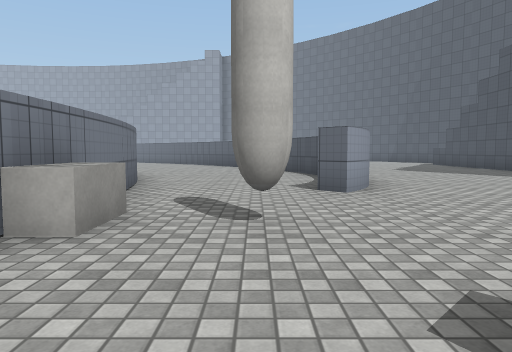
view 1 (above)

24 first-person views from a walk through a Unity game level. The camera is 1.2 m above the floor, tilts 4° down and sees 70° across. The floor is counted in squares, 2 m on a side. Each view is taken from the middle of a square. On the plan, view 1 faces up. The plan holds only what a view shows up to about 10 squares ahead; the rest is blank. The place goes on beyond the plan. Surface patterns are stand-ins for the level's own textures.

view 2
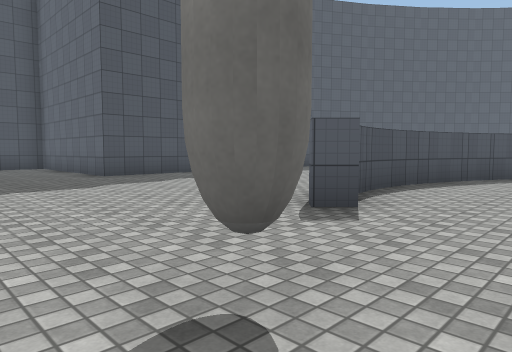

view 3
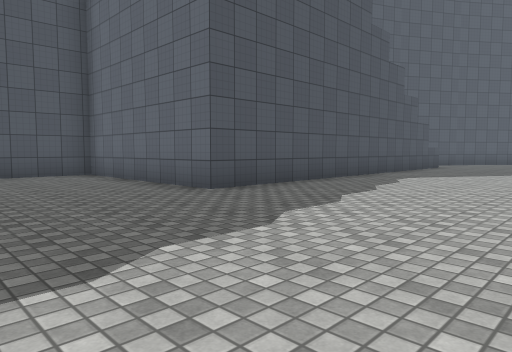

view 4
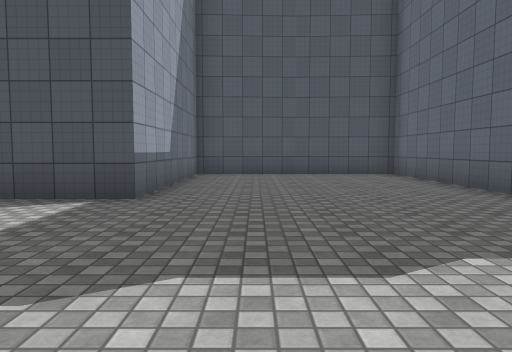

view 5
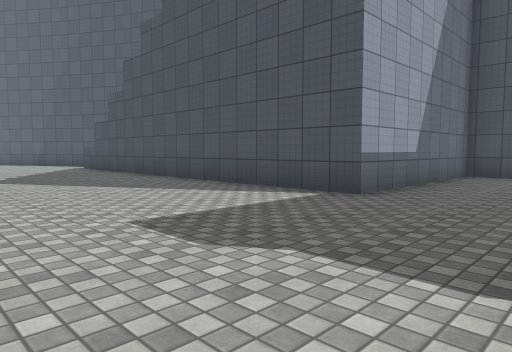

view 6
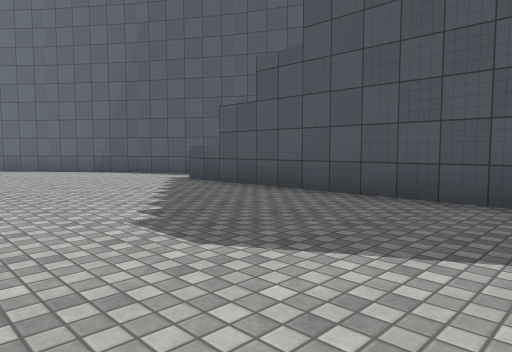

view 7
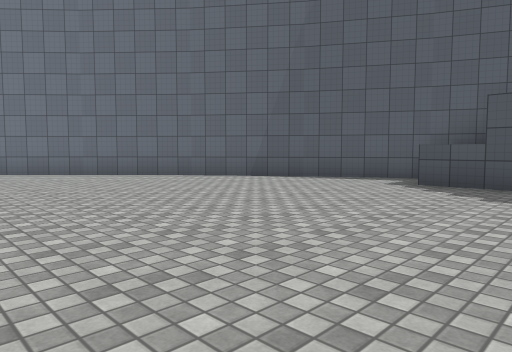

view 8
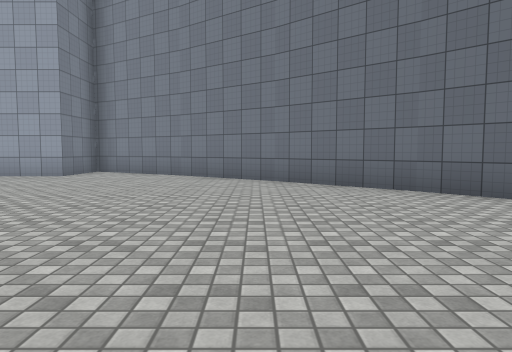

view 9
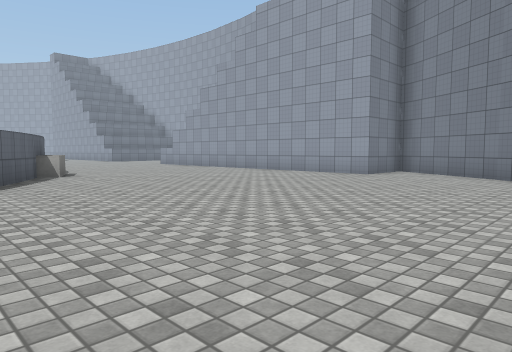

view 10
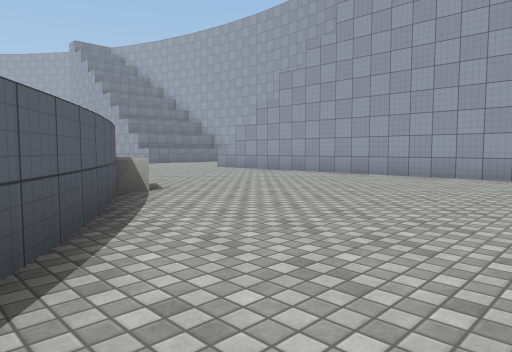

view 11
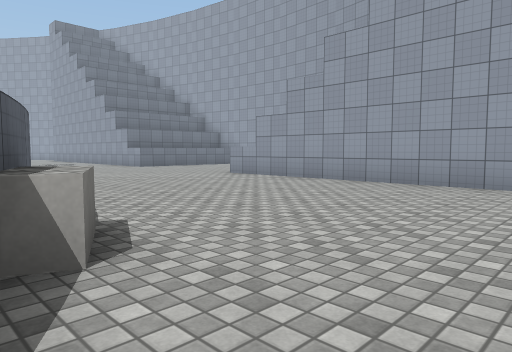

view 12
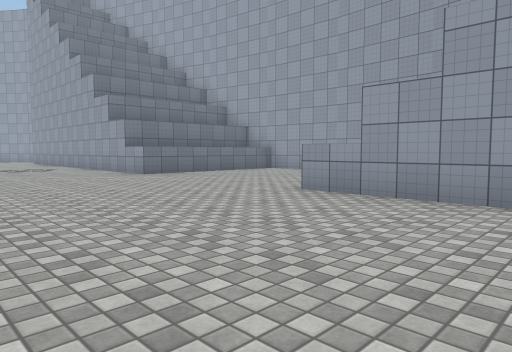

view 13
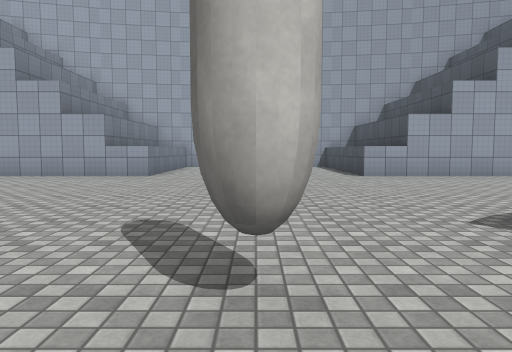

view 14
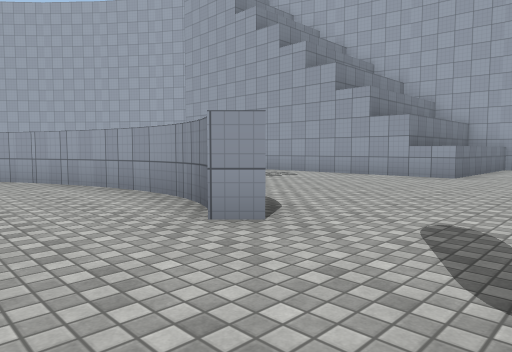

view 15
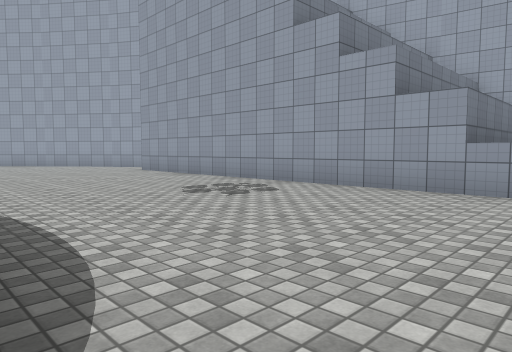

view 16
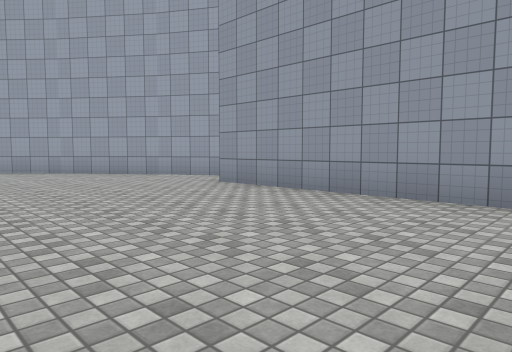

view 17
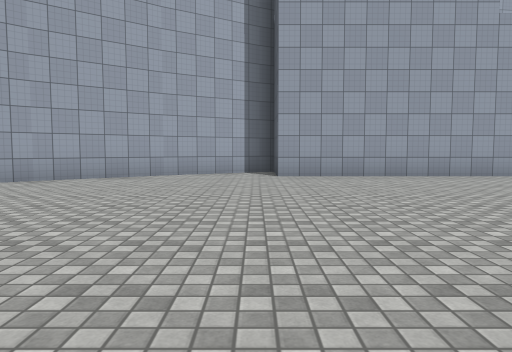

view 18
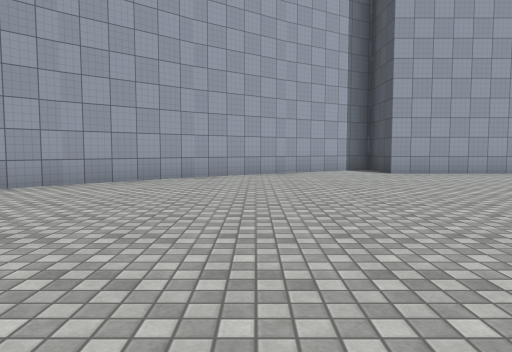

view 19
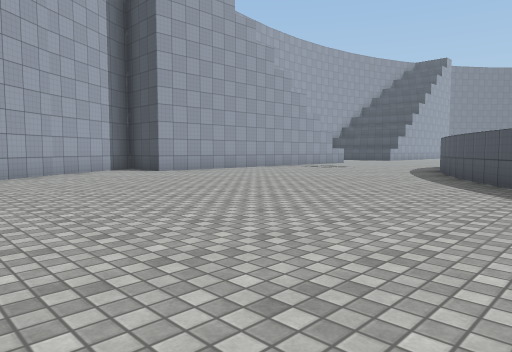

view 20
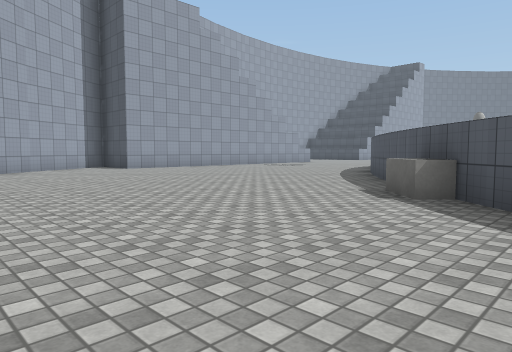

view 21
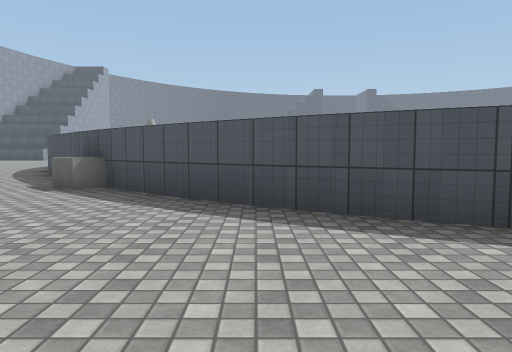

view 22
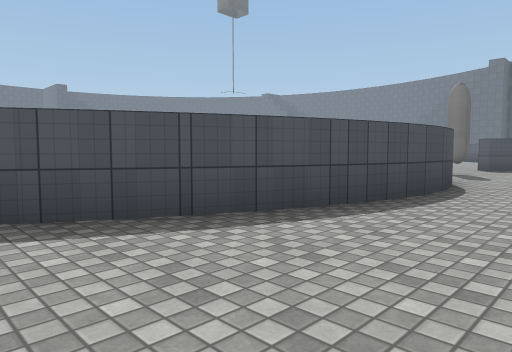

view 23
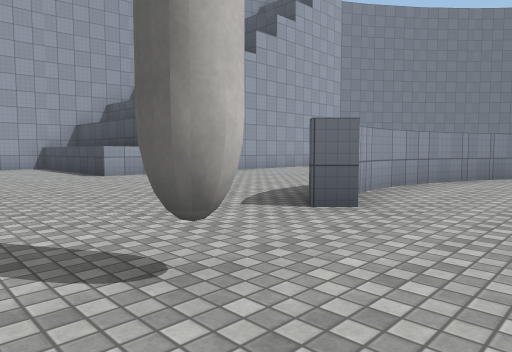

view 24
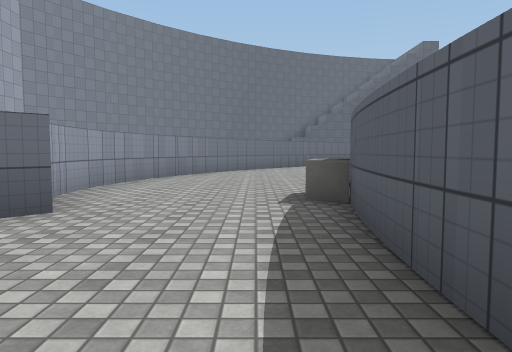

### Floor plan
Key: @ floor where view 1 was taken; # wall or solid block; . floor; ^ raised ledge; B block.
Columns run from 34 left of view 1 to 13 right of it. Each row starts with its distance up from view 1.
 27     ####       #^.....^#       ####
 26   ###..#########^.....^#########..##
 25  ##.................................#
 24 ##...................................#
 23 #.....................................#
 22 .......................................#
 21 ........................................#
 20 ............#####....#####B..............#
 19  .........###...#..#.#....###.............#
 18  .......###.................###...........#
 17  ......##       ............. # ...........#
 16  .....B#           ####B ....      ........#
 15  ....##                            .......^^^
 14  ...##                             .......#
 13 ....#                              .......#
 12 ...##                                .....#
 11 ...#                                 .....#
 10 ..##                            .. # .....#
  9  .#                             ....#.....#
  8  .#                             .... .....#
  7  .#                             #... .....#
  6  .#                             #..##.....#####
  5  ..                             #..............#
  4   ..                            #..............#
  3   .#                            #B#............#
  2   ..                             ..............#
  1                                  ..##..........#
  0                                   @.# ....#####
 -1                                   ..#.....#
 -2                                   ..#.....#
 -3                                   .## ....#
 -4                                   .#  ....#
 -5                                    #   ...#
 -6                                        ...#
 -7                                        ..

Positions as (right, up) in squares from view 1, and headings:
1: (0, 0), facing up
2: (-1, 4), facing down-right
3: (3, 4), facing down-right
4: (3, 4), facing right
5: (3, 3), facing up-right
6: (3, 9), facing up-right
7: (1, 13), facing up-right
8: (2, 17), facing up
9: (2, 17), facing up-left
10: (-2, 17), facing up-left
11: (-5, 19), facing up-left
12: (-9, 21), facing up-left
13: (-15, 17), facing up
14: (-15, 17), facing up-left
15: (-17, 20), facing up-left
16: (-22, 21), facing up-left
17: (-28, 17), facing up
18: (-31, 16), facing up
19: (-33, 16), facing up-right
20: (-33, 14), facing up-right
21: (-34, 13), facing right
22: (-34, 13), facing down-right
23: (-16, 17), facing up-right
24: (-16, 17), facing right
